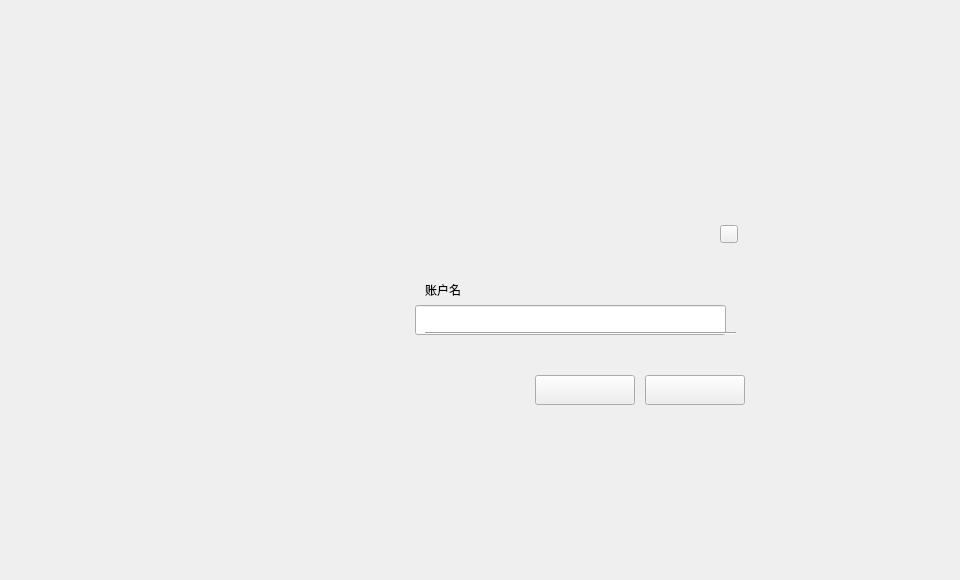
<?xml version="1.0" encoding="UTF-8"?>
<ui version="4.0">
 <class>NameDialog</class>
 <widget class="QDialog" name="NameDialog">
  <property name="geometry">
   <rect>
    <x>0</x>
    <y>0</y>
    <width>960</width>
    <height>580</height>
   </rect>
  </property>
  <property name="font">
   <font>
    <family>微软雅黑</family>
    <pointsize>9</pointsize>
   </font>
  </property>
  <property name="windowTitle">
   <string>Dialog</string>
  </property>
  <property name="styleSheet">
   <string notr="true"/>
  </property>
  <widget class="QWidget" name="widget" native="true">
   <property name="geometry">
    <rect>
     <x>0</x>
     <y>0</y>
     <width>960</width>
     <height>580</height>
    </rect>
   </property>
   <widget class="QWidget" name="containerWidget" native="true">
    <property name="geometry">
     <rect>
      <x>385</x>
      <y>205</y>
      <width>380</width>
      <height>220</height>
     </rect>
    </property>
    <widget class="QToolButton" name="cancelBtn">
     <property name="geometry">
      <rect>
       <x>260</x>
       <y>170</y>
       <width>100</width>
       <height>30</height>
      </rect>
     </property>
     <property name="cursor">
      <cursorShape>PointingHandCursor</cursorShape>
     </property>
     <property name="styleSheet">
      <string notr="true"/>
     </property>
     <property name="text">
      <string/>
     </property>
    </widget>
    <widget class="QToolButton" name="okBtn">
     <property name="geometry">
      <rect>
       <x>150</x>
       <y>170</y>
       <width>100</width>
       <height>30</height>
      </rect>
     </property>
     <property name="cursor">
      <cursorShape>PointingHandCursor</cursorShape>
     </property>
     <property name="styleSheet">
      <string notr="true"/>
     </property>
     <property name="text">
      <string/>
     </property>
    </widget>
    <widget class="QLabel" name="addressNameTipLabel2">
     <property name="geometry">
      <rect>
       <x>60</x>
       <y>130</y>
       <width>200</width>
       <height>16</height>
      </rect>
     </property>
     <property name="text">
      <string/>
     </property>
    </widget>
    <widget class="QLineEdit" name="nameLineEdit">
     <property name="geometry">
      <rect>
       <x>30</x>
       <y>100</y>
       <width>311</width>
       <height>30</height>
      </rect>
     </property>
     <property name="font">
      <font>
       <family>微软雅黑</family>
      </font>
     </property>
     <property name="styleSheet">
      <string notr="true"/>
     </property>
     <property name="cursorPosition">
      <number>0</number>
     </property>
    </widget>
    <widget class="QLabel" name="gifLabel">
     <property name="geometry">
      <rect>
       <x>380</x>
       <y>66</y>
       <width>18</width>
       <height>18</height>
      </rect>
     </property>
     <property name="text">
      <string/>
     </property>
    </widget>
    <widget class="QToolButton" name="closeBtn">
     <property name="geometry">
      <rect>
       <x>335</x>
       <y>20</y>
       <width>18</width>
       <height>18</height>
      </rect>
     </property>
     <property name="cursor">
      <cursorShape>PointingHandCursor</cursorShape>
     </property>
     <property name="focusPolicy">
      <enum>Qt::NoFocus</enum>
     </property>
     <property name="styleSheet">
      <string notr="true"/>
     </property>
     <property name="text">
      <string/>
     </property>
    </widget>
    <widget class="QLabel" name="label_9">
     <property name="geometry">
      <rect>
       <x>40</x>
       <y>70</y>
       <width>121</width>
       <height>30</height>
      </rect>
     </property>
     <property name="font">
      <font>
       <family>微软雅黑</family>
       <stylestrategy>PreferDefault</stylestrategy>
      </font>
     </property>
     <property name="text">
      <string>账户名</string>
     </property>
     <property name="alignment">
      <set>Qt::AlignLeading|Qt::AlignLeft|Qt::AlignVCenter</set>
     </property>
     <property name="wordWrap">
      <bool>true</bool>
     </property>
    </widget>
    <widget class="Line" name="line">
     <property name="geometry">
      <rect>
       <x>40</x>
       <y>120</y>
       <width>311</width>
       <height>16</height>
      </rect>
     </property>
     <property name="orientation">
      <enum>Qt::Horizontal</enum>
     </property>
    </widget>
   </widget>
  </widget>
 </widget>
 <resources/>
 <connections/>
</ui>
